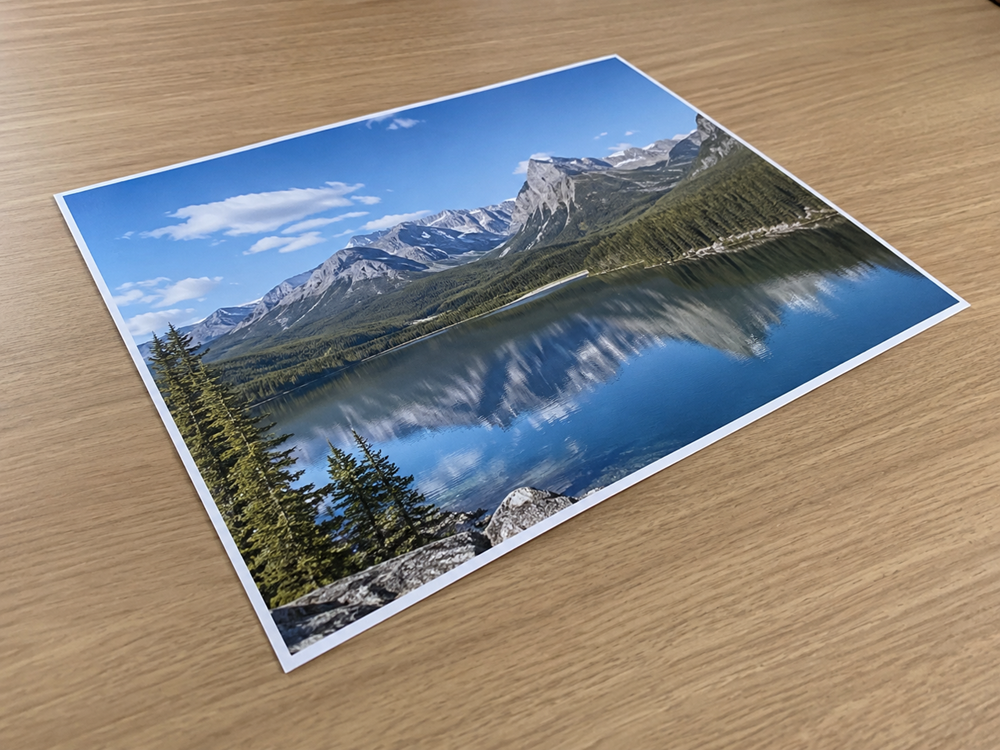
#> input picture opencv-geometrik-donusumler/images/perspektif.png, 1000 x 750 px
$ python perspective_transform.py
#> lines starting #> are read from the running program, lines starting #| are printed output that depends on the picture
import cv2
import numpy as np

# görüntü oku
image = cv2.imread("images/perspektif.png")
#> image is the input picture: shape (750, 1000, 3); mean B, G, R 124.6, 132.6, 139.7

height, width = image.shape[:2]
#> height = 750; width = 1000

# kaynak görüntünün 4 köşesini belirle
# sıralama: sol üst, sağ üst, sağ alt ve sol alt
source_points = np.float32(
    [
        [0, 0],
        [width - 1, 0],
        [width - 1, height - 1],
        [0, height - 1]
    ]
)
#> source_points = [[0, 0], [999, 0], [999, 749], [0, 749]]

# dört köşenin dönüşüm sonrasında gideceği noktalar
# köşeleri kaydırarak görüntüye perspektif etkisi veriyoruz
destination_points = np.float32(
    [
        [width * 0.15, height * 0.1],
        [width *0.85, 0],
        [width - 1, height - 1],
        [0, height *0.95]
    ]
)

# 4 tane kaynak ve 4 tane hedef noktadan 3x3 lük bir perspektif dönüşüm matrisi oluştur
matrix = cv2.getPerspectiveTransform(source_points, destination_points)

# perspective transform
perspective = cv2.warpPerspective(image, matrix, (width, height))
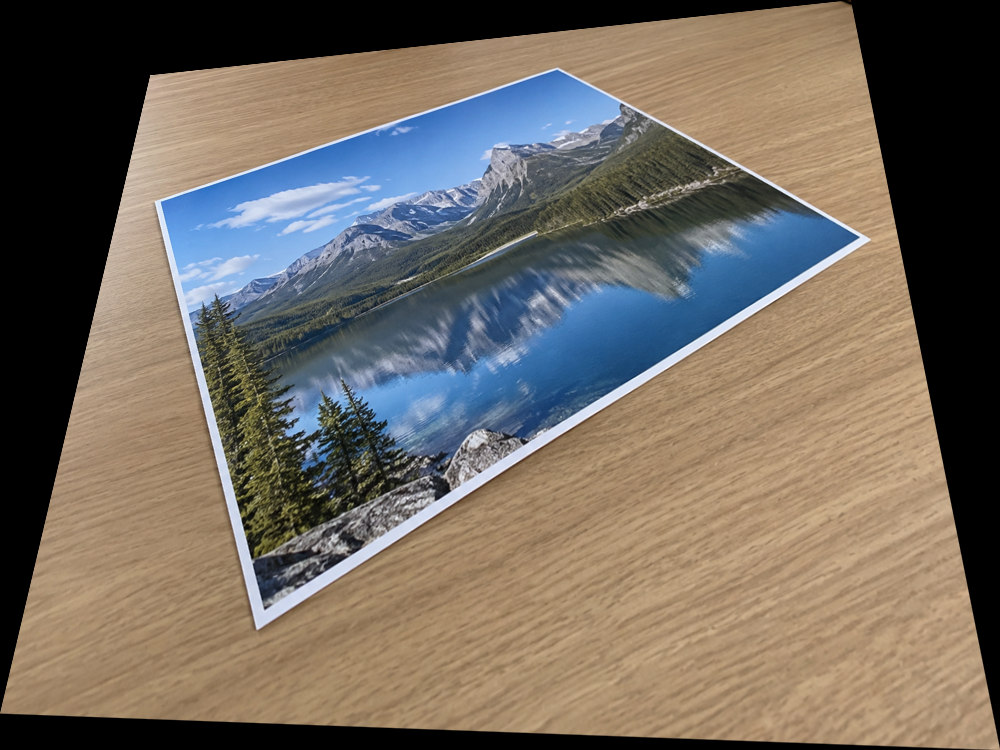
#> perspective: shape (750, 1000, 3); mean B, G, R 95.1, 104.6, 112.8

cv2.imshow("orijinal", image)
cv2.imshow("perspective transformation", perspective)

cv2.imwrite("outputs/perspective_transform.jpg", perspective)

cv2.waitKey(0)
cv2.destroyAllWindows()

$ run again, with opencv-geometrik-donusumler/images/manzara.png copied over opencv-geometrik-donusumler/images/perspektif.png
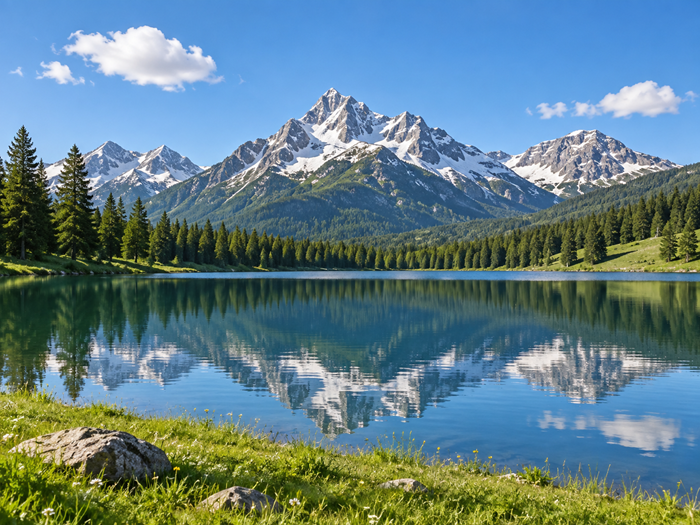
#> input picture opencv-geometrik-donusumler/images/manzara.png, 700 x 525 px
#> image is the input picture: shape (525, 700, 3); mean B, G, R 135.9, 127.7, 97.1
#> `perspective = cv2.warpPerspective(image, matrix, (width, height))`:
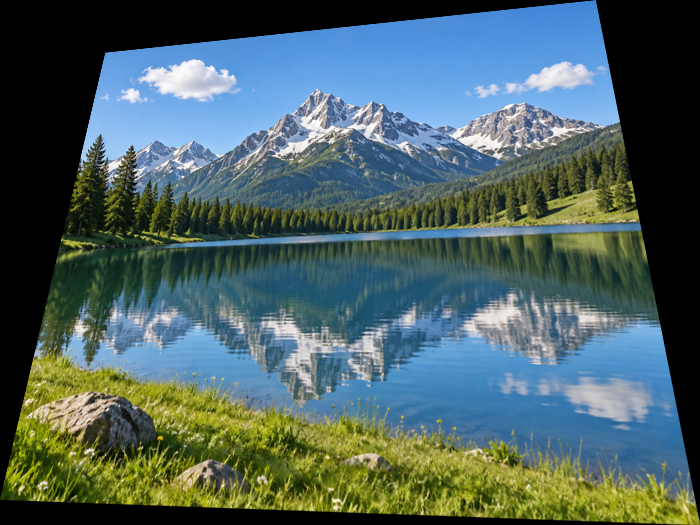
#> perspective: shape (525, 700, 3); mean B, G, R 97.8, 98.4, 76.4
